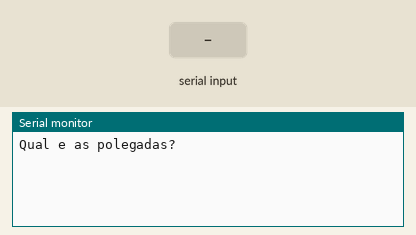
Recording of a sketch running on a simulated Arduino Uno, built with avr-gcc and run on an emulated ATmega328P. Parts: the last lines printed to the serial monitor. The inputs (shaded band) are chosen by the test bench.

Above: at 1.2 s.
1.3 s: "90,45\n" received over Serial
At 2.2 s:
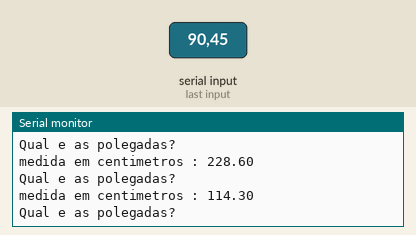
2.8 s: "30,150\n" received over Serial
At 4.9 s:
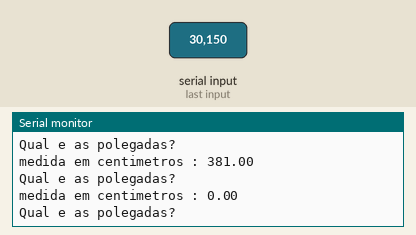
Timing chart, 0 to 6.4 s (numbered marks = the images above; inputs shaded):
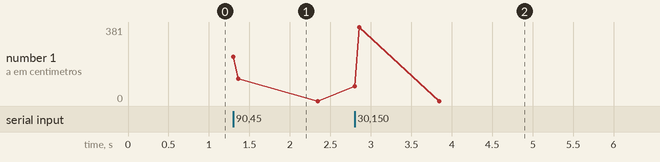

Measured:
- after the input at 1.3 s, the serial monitor: prints a new line at once (image 1)
- after the input at 2.8 s, the serial monitor: prints a new line at once (image 2)

The sketch:

exercicio_61.ino
```cpp
// C++ code
//Faça um programa que receba a medida em polegadas e exiba esse numero em centimetros


// Declaração de variáveis
float centimetros = 0;


void setup()
{
  Serial.begin(9600);
}

void loop()
{
 //pedir as polegadas para o usuario

   Serial.println("Qual e as polegadas?");//mostra uma mensagem na tela (via serial)
   while( ! Serial.available() );//espera o usuário digitar
   centimetros = Serial.parseInt();//transofrma o centimetro digitado em número


  float polegadas = centimetros * 2.54;

  //exibir os dados na serial
  Serial.println("medida em centimetros : " + String (polegadas) );

}

  
```
